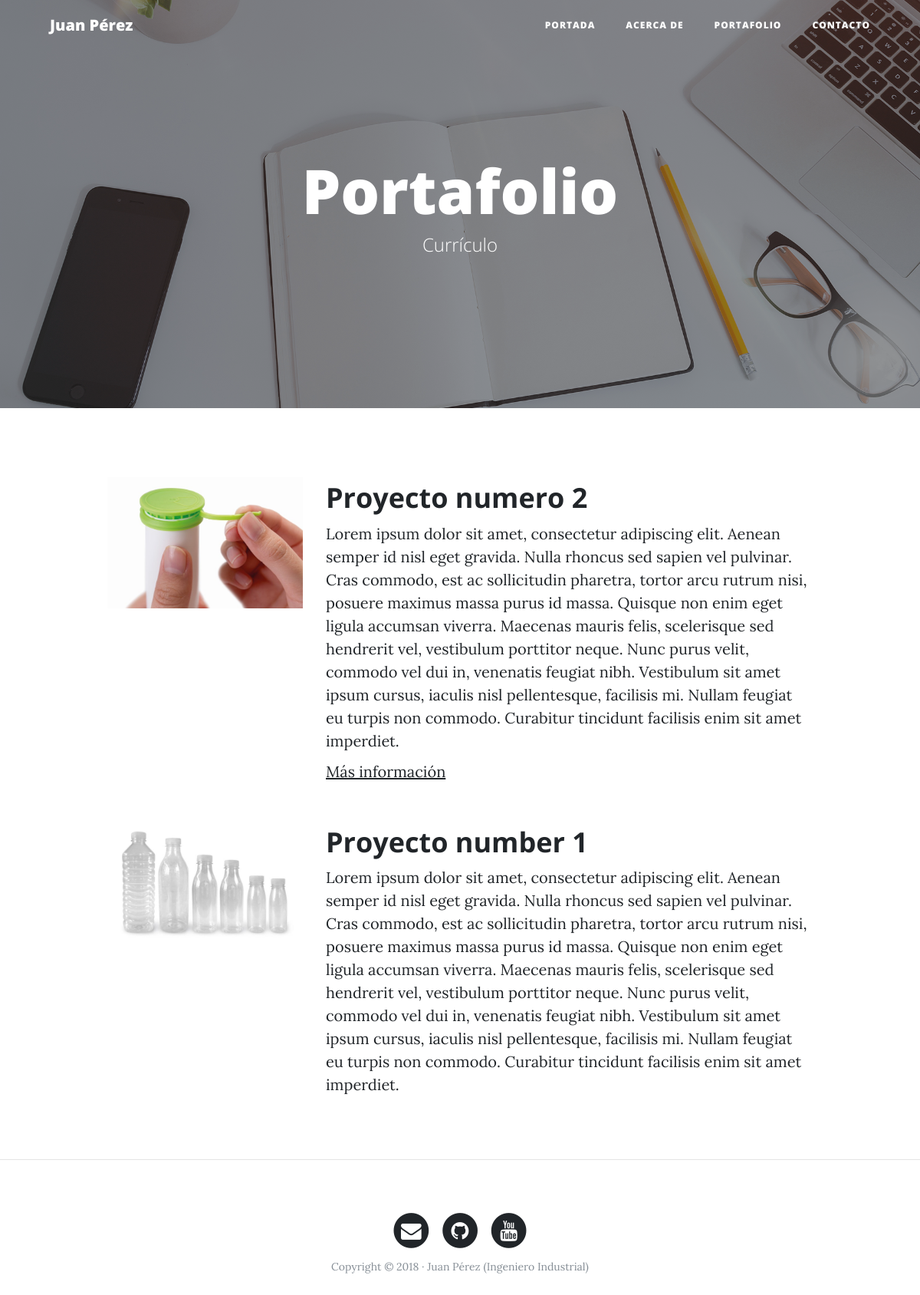
The page /portafolio/ on the database its author committed.
### portfolio/models.py (models this page shows, shortened)
class Project(models.Model):
    title = models.CharField(max_length=200, verbose_name='título')
    description = models.TextField(verbose_name='descripción')
    image = models.ImageField(verbose_name='imagen', upload_to='project/')
    created = models.DateTimeField(auto_now_add=True, verbose_name='fecha de creación')
    updated = models.DateTimeField(auto_now=True)
    more_info_url = models.URLField(null=True, blank=True, verbose_name='enlace web')
    class Meta:
        verbose_name = 'proyecto'
        verbose_name_plural = 'proyectos'
        ordering = ['-created']

### portfolio/views.py (the view)
# urls.py: path('portafolio/', portfolio_views.portafolio, name='portafolio'),
def portafolio(request):
    projects = Project.objects.all()
    return render(request, 'portfolio/portafolio.html', {'projects': projects})

### portfolio/templates/portfolio/portafolio.html (shortened to what this page needs)
{% extends 'core/base.html' %}
{% block backImg %} {% load static %}{% static 'core/img/portfolio-bg.jpg' %} {% endblock %}
{% block header %}
    <h1>Portafolio</h1>
    <span class="subheading">Currículo</span>
{% endblock %}
{% block contenido %}
    {% load static %}
    {% for project in projects %}
    <div class="row">
    <div class="col-lg-3 col-md-4 offset-lg-1">
            <img class="img-fluid" src="{{ project.image.url }}" alt="">
    </div>
    <div class="col-lg-7 col-md-8">
        <h2 class="section-heading title">{{ project.title }}</h2>
        <p>{{ project.description }}</p>
        {% if project.more_info_url %}
        <p><a href="{{project.more_info_url}}">Más información</a></p>
        {% endif %}
    </div>
    </div>
    {% endfor %}
{% endblock %}
{% block personalScripts %}
{% load static %}
{% endblock %}

### core/templates/core/base.html (shortened to what this page needs)
<!DOCTYPE html>
<html lang="en">
<head>
    {% load static %}
    <link href="{% static 'core/vendor/bootstrap/css/bootstrap.min.css' %}" rel="stylesheet">
    <link href="{% static 'core/vendor/font-awesome/css/font-awesome.min.css' %}" rel="stylesheet" type="text/css">
    <link href="{% static 'core/css/clean-blog.min.css' %}" rel="stylesheet">
</head>
<body>
	    <nav class="navbar navbar-expand-lg navbar-light fixed-top" id="mainNav">
	      <div class="container">
	        <a class="navbar-brand" href="{% url 'home' %}">Juan Pérez</a>
	        <div class="collapse navbar-collapse" id="navbarResponsive">
	          <ul class="navbar-nav ml-auto">
	            <li class="nav-item">
	              <a class="nav-link" href="{% url 'home' %}">Portada</a>
	            </li>
	            <li class="nav-item">
	              <a class="nav-link" href="{% url 'about' %}">Acerca de</a>
	            </li>
	            <li class="nav-item">
	              <a class="nav-link" href="{% url 'portafolio' %}">Portafolio</a>
	            </li>
	            <li class="nav-item">
	              <a class="nav-link" href="{% url 'contacto' %}">Contacto</a>
	            </li>
	          </ul>
	        </div>
	      </div>
	    </nav>
    <header class="masthead" style="background-image: url('{% block backImg %}{% endblock %}')">
      <div class="overlay"></div>
      <div class="container">
        <div class="row">
          <div class="col-lg-8 col-md-10 mx-auto">
            <div class="site-heading">
              {% block header %}{% endblock %}
            </div>
          </div>
        </div>
      </div>
    </header>
    {% if request.path != '/' %}
      <div id="bodyId" class="container">
        {% block contenido %}{% endblock %}
      </div>
      <hr>
    {% endif %}
    <footer>
      <div class="container">
        <div class="row">
          <div class="col-lg-8 col-md-10 mx-auto">
            <ul class="list-inline text-center">
              <li class="list-inline-item">
                <a href="#">
                  <span class="fa-stack fa-lg">
                    <i class="fa fa-circle fa-stack-2x"></i>
                    <i class="fa fa-envelope fa-stack-1x fa-inverse"></i>
                  </span>
                </a>
              </li>
              <li class="list-inline-item">
                <a href="#">
                  <span class="fa-stack fa-lg">
                    <i class="fa fa-circle fa-stack-2x"></i>
                    <i class="fa fa-github fa-stack-1x fa-inverse"></i>
                  </span>
                </a>
              </li>
              <li class="list-inline-item">
                <a href="#">
                  <span class="fa-stack fa-lg">
                    <i class="fa fa-circle fa-stack-2x"></i>
                    <i class="fa fa-youtube fa-stack-1x fa-inverse"></i>
                  </span>
                </a>
              </li>
            </ul>
            <p class="copyright text-muted">Copyright &copy; 2018 · Juan Pérez (Ingeniero Industrial) </p>
          </div>
        </div>
      </div>
    </footer>
</body>
</html>

### rows shown on the page
Project: image (picture), title "Proyecto numero 2", description "Lorem ipsum dolor sit amet, consectetur adipiscing elit. Aenean semper id nisl eget gravida. Nulla rhoncus sed sapien vel pulvinar. Cras commodo, est ac sollicitudin pharetra, tortor arcu rutrum nisi, posuere maximus massa purus id massa. Quisque non enim eget ligula accumsan viverra. Maecenas mauris felis, scelerisque sed hendrerit vel, vestibulum porttitor neque. Nunc purus velit, commodo vel dui in, venenatis feugiat nibh. Vestibulum sit amet ipsum cursus, iaculis nisl pellentesque, facilisis mi. Nullam feugiat eu turpis non commodo. Curabitur tincidunt facilisis enim sit amet imperdiet."
Project: image (picture), title "Proyecto number 1", description "Lorem ipsum dolor sit amet, consectetur adipiscing elit. Aenean semper id nisl eget gravida. Nulla rhoncus sed sapien vel pulvinar. Cras commodo, est ac sollicitudin pharetra, tortor arcu rutrum nisi, posuere maximus massa purus id massa. Quisque non enim eget ligula accumsan viverra. Maecenas mauris felis, scelerisque sed hendrerit vel, vestibulum porttitor neque. Nunc purus velit, commodo vel dui in, venenatis feugiat nibh. Vestibulum sit amet ipsum cursus, iaculis nisl pellentesque, facilisis mi. Nullam feugiat eu turpis non commodo. Curabitur tincidunt facilisis enim sit amet imperdiet."
